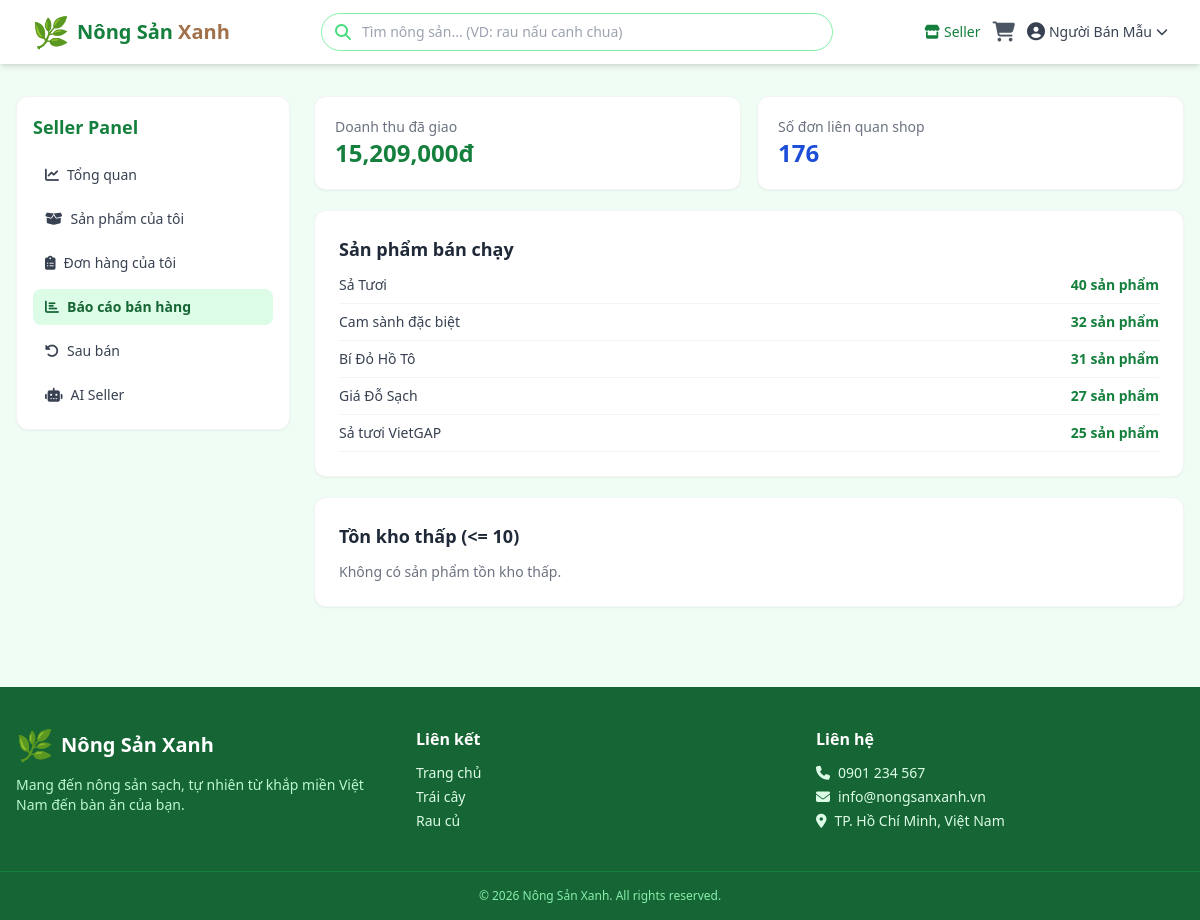
/seller/reports (signed in), run on the app's committed database.
### models.py (models this page shows, shortened)
class User(UserMixin, db.Model):
    __tablename__ = 'users'
    id = db.Column(db.Integer, primary_key=True)
    username = db.Column(db.String(80), unique=True, nullable=False, index=True)
    email = db.Column(db.String(120), unique=True, nullable=False, index=True)
    password_hash = db.Column(db.String(256), nullable=False)
    full_name = db.Column(db.String(150), nullable=False)
    phone = db.Column(db.String(20), nullable=True)
    address = db.Column(db.String(300), nullable=True)
    role = db.Column(db.String(20), nullable=False, default='buyer')  # 'admin' | 'seller' | 'buyer'
    is_active = db.Column(db.Boolean, default=True)
    created_at = db.Column(db.DateTime, default=datetime.utcnow)
    orders = db.relationship('Order', backref='customer', lazy='dynamic')
    products = db.relationship('Product', backref='seller', lazy='dynamic', foreign_keys='Product.seller_id')
    def is_admin(self):
        return self.role == 'admin'
    def is_seller(self):
        return self.role == 'seller'

class OrderItem(db.Model):
    __tablename__ = 'order_items'
    id = db.Column(db.Integer, primary_key=True)
    order_id = db.Column(db.Integer, db.ForeignKey('orders.id'), nullable=False)
    product_id = db.Column(db.Integer, db.ForeignKey('products.id'), nullable=False)
    product_name = db.Column(db.String(200), nullable=False)
    product_price = db.Column(db.Float, nullable=False)
    quantity = db.Column(db.Integer, nullable=False, default=1)
    subtotal = db.Column(db.Float, nullable=False, default=0)
    seller_status = db.Column(db.String(30), nullable=False, default='Đơn mới')
    shipping_code = db.Column(db.String(100), nullable=True)
    shipping_carrier = db.Column(db.String(100), nullable=True)
    shipping_updated_at = db.Column(db.DateTime, nullable=True)
    shipment = db.relationship('Shipment', backref='order_item', uselist=False, cascade='all, delete-orphan')

### app.py (the view)
@app.route('/seller/reports')
@seller_required
def seller_reports():
    seller_items = get_seller_order_items_query().all()
    total_revenue = sum(item.subtotal for item in seller_items if item.seller_status == 'Đã giao')
    total_orders = len({item.order_id for item in seller_items})
    sold_by_product = {}
    for item in seller_items:
        sold_by_product.setdefault(item.product_name, 0)
        sold_by_product[item.product_name] += item.quantity
    best_sellers = sorted(sold_by_product.items(), key=lambda x: x[1], reverse=True)[:5]
    low_stock_products = (
        Product.query.filter_by(seller_id=current_user.id)
        .filter(Product.stock <= 10)
        .order_by(Product.stock.asc())
        .all()
    )
    return render_template('seller/reports.html',
                           total_revenue=total_revenue,
                           total_orders=total_orders,
                           best_sellers=best_sellers,
                           low_stock_products=low_stock_products)

### app.py (called while the page is built)
@login_manager.user_loader
def load_user(user_id):
    return db.session.get(User, int(user_id))

def seller_required(f):
    @wraps(f)
    @login_required
    def decorated_function(*args, **kwargs):
        if not current_user.is_seller():
            abort(403)
        if not current_user.is_active:
            abort(403)
        return f(*args, **kwargs)
    return decorated_function

def get_seller_order_items_query():
    return (
        OrderItem.query.join(Product, OrderItem.product_id == Product.id)
        .join(Order, OrderItem.order_id == Order.id)
        .filter(Product.seller_id == current_user.id)
    )

@app.context_processor
def inject_cart_count():
    cart = session.get('cart', {})
    count = sum(item['quantity'] for item in cart.values())
    return dict(cart_count=count, image_url=build_image_url)

### templates/seller/reports.html (shortened to what this page needs)
{% extends 'seller/base_seller.html' %}
{% block seller_content %}
<div class="space-y-5">
    <div class="grid grid-cols-1 sm:grid-cols-2 gap-4">
        <div class="bg-white rounded-xl border border-gray-100 shadow-sm p-5">
            <p class="text-sm text-gray-500">Doanh thu đã giao</p>
            <p class="text-2xl font-bold text-green-brand-700">{{ "{:,.0f}".format(total_revenue) }}đ</p>
        </div>
        <div class="bg-white rounded-xl border border-gray-100 shadow-sm p-5">
            <p class="text-sm text-gray-500">Số đơn liên quan shop</p>
            <p class="text-2xl font-bold text-blue-700">{{ total_orders }}</p>
        </div>
    </div>
    <div class="bg-white rounded-xl border border-gray-100 shadow-sm p-6">
        <h2 class="text-lg font-semibold text-gray-800 mb-3">Sản phẩm bán chạy</h2>
        {% if best_sellers %}
        <ul class="space-y-2 text-sm">
            {% for name, qty in best_sellers %}
            <li class="flex items-center justify-between border-b border-gray-100 pb-2">
                <span class="text-gray-700">{{ name }}</span>
                <span class="font-semibold text-green-brand-700">{{ qty }} sản phẩm</span>
            </li>
            {% endfor %}
        </ul>
        {% else %}
        <p class="text-sm text-gray-500">Chưa có dữ liệu bán hàng.</p>
        {% endif %}
    </div>
    <div class="bg-white rounded-xl border border-gray-100 shadow-sm p-6">
        <h2 class="text-lg font-semibold text-gray-800 mb-3">Tồn kho thấp (<= 10)</h2>
        {% if low_stock_products %}
        <div class="overflow-x-auto">
            <table class="min-w-full text-sm">
                <thead>
                    <tr class="text-left text-gray-500 border-b">
                        <th class="py-2 pr-3">Sản phẩm</th>
                        <th class="py-2 pr-3">Tồn kho</th>
                        <th class="py-2">Giá</th>
                    </tr>
                </thead>
                <tbody>
                    {% for p in low_stock_products %}
                    <tr class="border-b border-gray-100">
                        <td class="py-2 pr-3">{{ p.name }}</td>
                        <td class="py-2 pr-3 text-red-600 font-semibold">{{ p.stock }} {{ p.unit }}</td>
                        <td class="py-2">{{ "{:,.0f}".format(p.price) }}đ</td>
                    </tr>
                    {% endfor %}
                </tbody>
            </table>
        </div>
        {% else %}
        <p class="text-sm text-gray-500">Không có sản phẩm tồn kho thấp.</p>
        {% endif %}
    </div>
</div>
{% endblock %}

### templates/base.html (shortened to what this page needs)
<!DOCTYPE html>
<html lang="vi">
<head>
    <script src="https://cdn.tailwindcss.com"></script>
    <link rel="stylesheet" href="https://cdnjs.cloudflare.com/ajax/libs/font-awesome/6.5.0/css/all.min.css">
</head>
<body class="bg-green-brand-50 text-gray-800 min-h-screen flex flex-col">
    <nav class="bg-white shadow-md sticky top-0 z-50">
        <div class="max-w-7xl mx-auto px-4 sm:px-6 lg:px-8">
            <div class="flex justify-between items-center h-16">
                <a href="{{ url_for('index') }}" class="flex items-center gap-2">
                    <span class="text-3xl">🌿</span>
                    <span class="text-xl font-bold text-green-brand-700">Nông Sản <span class="text-earth-500">Xanh</span></span>
                </a>
                <div class="hidden md:flex flex-1 max-w-lg mx-8">
                    <form action="{{ url_for('index') }}" method="GET" class="w-full relative">
                        <input type="text" name="q" value="{{ request.args.get('q', '') }}"
                               placeholder="Tìm nông sản... (VD: rau nấu canh chua)"
                               class="w-full pl-10 pr-4 py-2 rounded-full border border-green-brand-300 focus:border-green-brand-500 focus:ring-2 focus:ring-green-brand-200 outline-none text-sm"
                               id="searchInput" autocomplete="off">
                        <i class="fas fa-search absolute left-3.5 top-1/2 -translate-y-1/2 text-green-brand-400"></i>
                    </form>
                </div>
                <div class="flex items-center gap-3">
                    {% if current_user.is_authenticated %}
                        {% if current_user.is_admin() %}
                            <a href="{{ url_for('admin_dashboard') }}" class="hidden sm:inline-flex items-center gap-1 text-sm text-green-brand-700 hover:text-green-brand-900 font-medium">
                                <i class="fas fa-tachometer-alt"></i> Admin
                            </a>
                        {% elif current_user.is_seller() %}
                            <a href="{{ url_for('seller_dashboard') }}" class="hidden sm:inline-flex items-center gap-1 text-sm text-green-brand-700 hover:text-green-brand-900 font-medium">
                                <i class="fas fa-store"></i> Seller
                            </a>
                        {% endif %}
                        <a href="{{ url_for('cart') }}" class="relative text-gray-600 hover:text-green-brand-700">
                            <i class="fas fa-shopping-cart text-xl"></i>
                        </a>
                        <details class="relative">
                            <summary class="flex items-center gap-1 text-sm text-gray-700 hover:text-green-brand-700 font-medium cursor-pointer list-none">
                                <i class="fas fa-user-circle text-lg"></i>
                                <span class="hidden sm:inline">{{ current_user.full_name }}</span>
                                <i class="fas fa-chevron-down text-xs"></i>
                            </summary>
                        </details>
                    {% endif %}
                </div>
            </div>
        </div>
    </nav>
    <main class="flex-1">
        {% block content %}{% endblock %}
    </main>
    <footer class="bg-green-brand-800 text-green-brand-100 mt-12">
        <div class="max-w-7xl mx-auto px-4 py-10 grid grid-cols-1 md:grid-cols-3 gap-8">
            <div>
                <div class="flex items-center gap-2 mb-3">
                    <span class="text-3xl">🌿</span>
                    <span class="text-xl font-bold text-white">Nông Sản Xanh</span>
                </div>
                <p class="text-sm text-green-brand-200">Mang đến nông sản sạch, tự nhiên từ khắp miền Việt Nam đến bàn ăn của bạn.</p>
            </div>
            <div>
                <h4 class="font-semibold text-white mb-3">Liên kết</h4>
                <ul class="space-y-1 text-sm">
                    <li><a href="{{ url_for('index') }}" class="hover:text-white transition">Trang chủ</a></li>
                    <li><a href="{{ url_for('index', category='Trái cây') }}" class="hover:text-white transition">Trái cây</a></li>
                    <li><a href="{{ url_for('index', category='Rau củ') }}" class="hover:text-white transition">Rau củ</a></li>
                </ul>
            </div>
            <div>
                <h4 class="font-semibold text-white mb-3">Liên hệ</h4>
                <ul class="space-y-1 text-sm">
                    <li><i class="fas fa-phone mr-2"></i>0901 234 567</li>
                    <li><i class="fas fa-envelope mr-2"></i>info@nongsanxanh.vn</li>
                    <li><i class="fas fa-map-marker-alt mr-2"></i>TP. Hồ Chí Minh, Việt Nam</li>
                </ul>
            </div>
        </div>
        <div class="border-t border-green-brand-700 text-center py-4 text-xs text-green-brand-300">
            &copy; 2026 Nông Sản Xanh. All rights reserved.
        </div>
    </footer>
</body>
</html>

### data on the page
User: full_name "Người Bán Mẫu"
OrderItem: product_name "Sả Tươi", qty "40"
OrderItem: product_name "Cam sành đặc biệt", qty "32"
OrderItem: product_name "Bí Đỏ Hồ Tô", qty "31"
OrderItem: product_name "Giá Đỗ Sạch", qty "27"
OrderItem: product_name "Sả tươi VietGAP", qty "25"

### other printed values
{{ "{:,.0f}".format(total_revenue) }} "15,209,000"
{{ total_orders }} "176"
